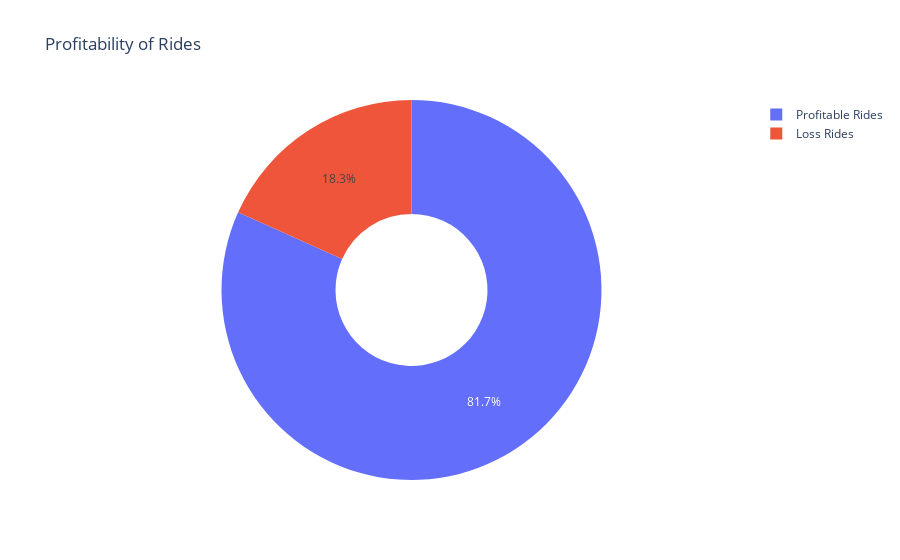

Here is the notebook cell this chart was saved with:
### Code cell
import plotly.graph_objects as go

#calculating the count of profitable and loss rides
profitable_count = len(profitable_rides)
loss_count = len(loss_rides)


labels = ['Profitable Rides', 'Loss Rides']
values = [profitable_count, loss_count]

fig = go.Figure(data=[go.Pie(labels=labels, values=values, hole=0.4)])
fig.update_layout(title='Profitability of Rides')
fig.show()

### Figure 1 — Plotly figure (JSON) as saved in the notebook; plotly's stock layout.template omitted (floating-point values rounded to 4 significant figures)
{"data": [{"hole": 0.4, "labels": ["Profitable Rides", "Loss Rides"], "type": "pie", "values": [817, 183]}], "layout": {"title": {"text": "Profitability of Rides"}}}
